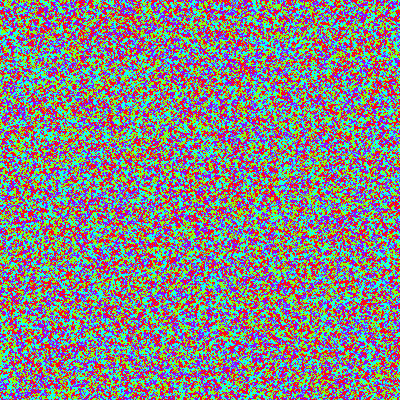
Frame 1 (no input)
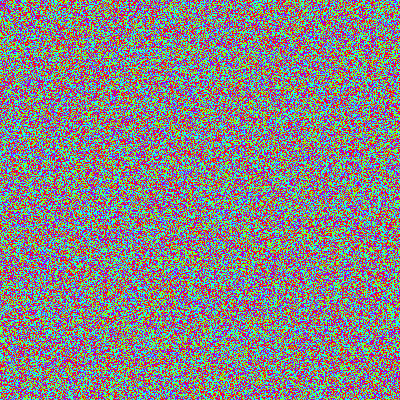
Frame 60 (the mouse pressed at the canvas centre just before this capture)
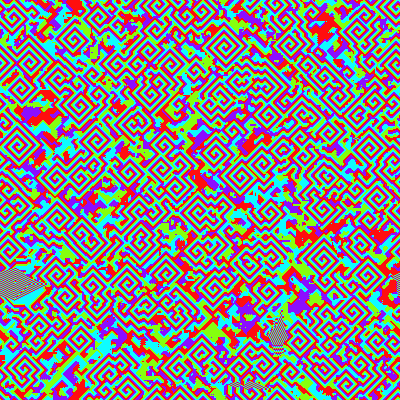
Frame 120 (the mouse held since frame 60 and released just before this capture)

The Processing sketch that drew these frames (run headless with seeded random() and noise(); from frame 60 on, the mouse is pressed at the canvas centre):

// Processing sketch: cyclic_cellular_automoton
// ── cyclic_cellular_automoton.pde
int thresh = 1;
int[] colors;
PImage next;
void setup() {
  size(400, 400);
  colors = new int[4];
  colorMode(HSB);
  for(int x = 0; x < colors.length; x++) {
    colors[x] = color(256 / colors.length * x, 240, 256);
//    if(x < 8)
//    colors[x] = color(((x%8) < 2*2 ? 0 : 255), ((x%4) < 2 ? 0 : 255), ((x%2) < 1 ? 0 : 255));
//    else
//    colors[x] = color(((x%8) < 2*2 ? 0 : 128), ((x%4) < 2 ? 0 : 128), ((x%2) < 1 ? 0 : 128));
  }
  next = createImage(width, height, RGB);
  reset();
}

void reset() {
  next.loadPixels();
  for(int x = 0; x < next.pixels.length; x++) {
    next.pixels[x] = colors[(int)random(0, colors.length)];
  }
  loadPixels();
  arraycopy(next.pixels, pixels);
  updatePixels();
  next.updatePixels();
}

void mousePressed() {
  reset();
}

void draw() {
  next.loadPixels();
  loadPixels();
  for(int k = 0; k < 1; k++) {
    for(int x = 0; x < width; x++) {
      for(int y = 0; y < height; y++) {
        act(x, y);
      }
    }
    arraycopy(next.pixels, pixels);
  }
  updatePixels();
  next.updatePixels();
}

int nfor(int col) {
  for(int x =0 ; x < colors.length; x++)
    if(colors[x] == col) return x;
  return -1;
}

void act(int x, int y) {
  int t = 0, nc = colors[(nfor(pixels[y*width+x])+1)%colors.length];
//  for(int dx = (x==0 ? 0 : -1); dx < (x==width-1 ? 1 : 2); dx++) {
//    for(int dy = (y==0 ? 0 : -1); dy < (y==height-1 ? 1 : 2); dy++) {
    for(int dx=-1;dx<2;dx++) {
      for(int dy=-1;dy<2;dy++) {
      if(getFor(x+dx, y+dy) == nc)
        t++;
    }
  }
  if(t > thresh) next.pixels[y*width+x] = nc;
}

int getFor(int x, int y) {
//  if(x < 0 || x > width-1 || y < 0 || y > height-1) return -2;
  if(x < 0) x += width;
  else if(x >= width) x -= width;
  if(y < 0) y += height;
  else if(y >= height) y -= height;
  return pixels[y*width+x];
}
